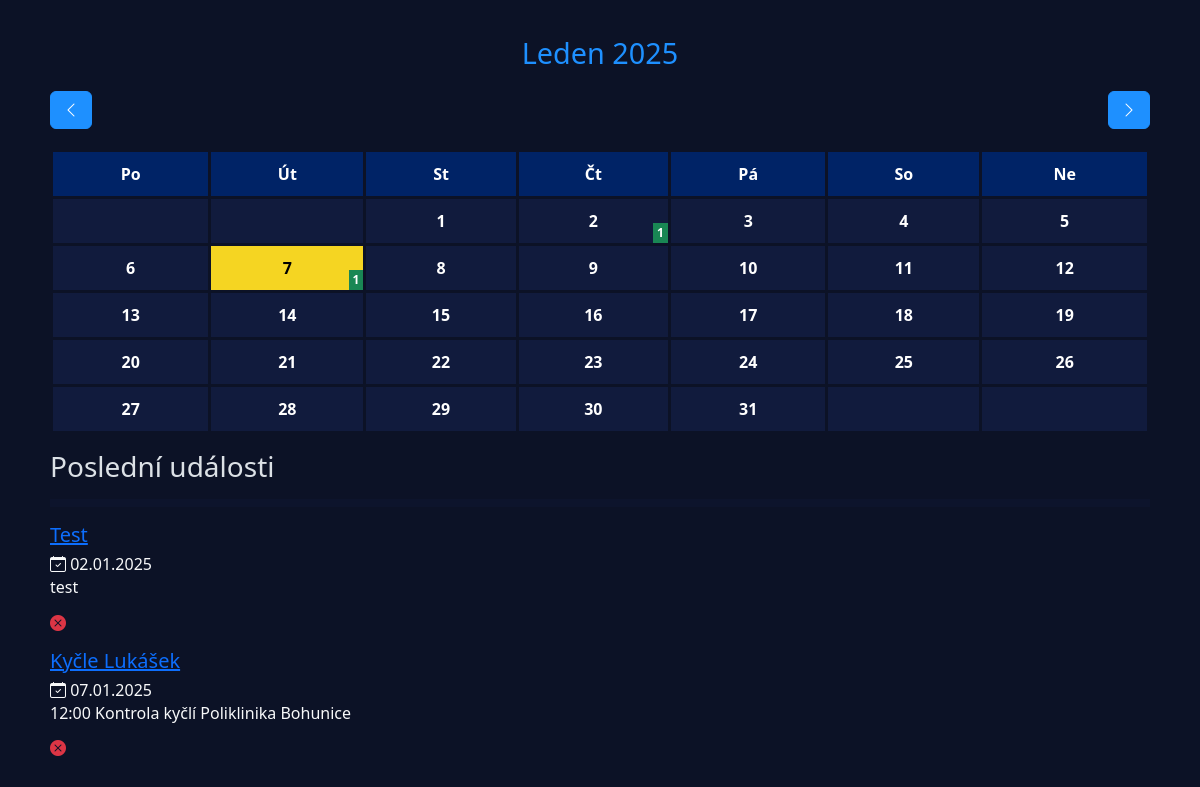
Page /calendar/2025/1 on the earlier database version.
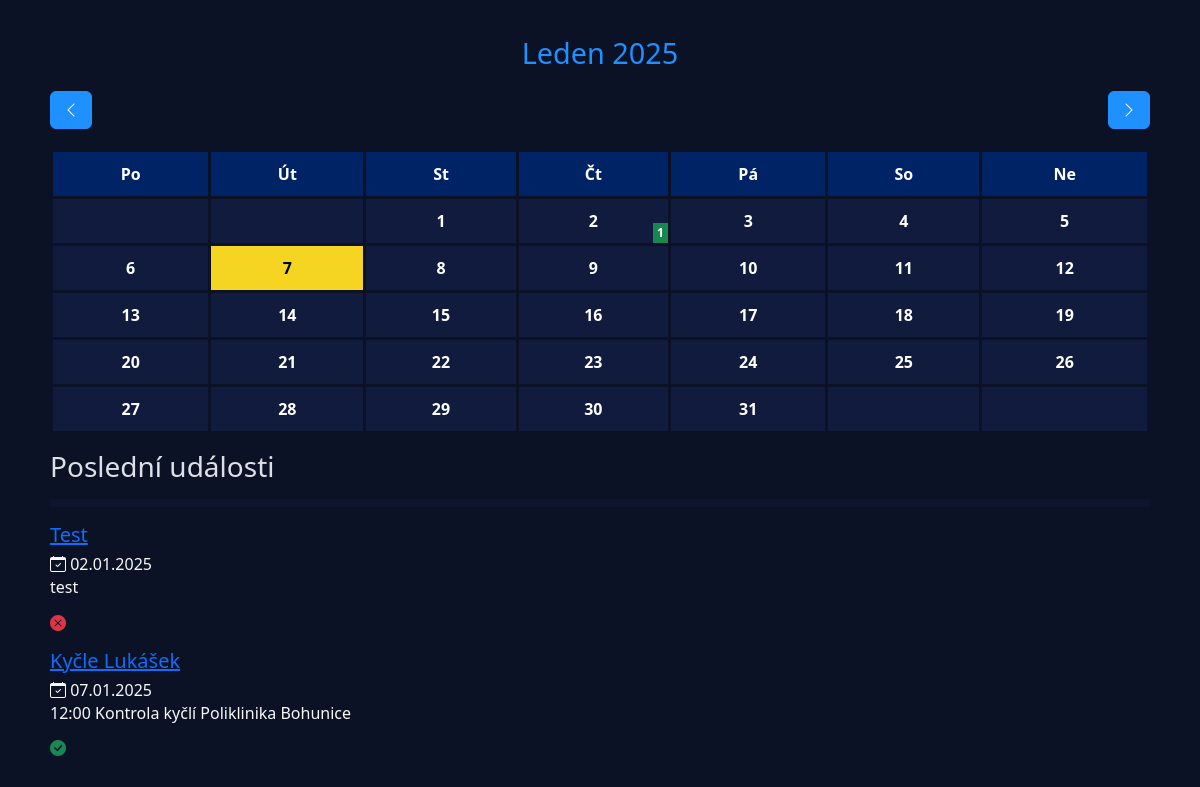
Same page on the later database version.
### models.py (models this page shows)
class Event(db.Model):
    __tablename__ = 'events'
    id = db.Column(db.Integer, primary_key=True, autoincrement=True)
    name = db.Column(db.String(100), nullable=False)
    description = db.Column(db.Text, nullable=True)
    events_category_id = db.Column(db.Integer, db.ForeignKey('events_category.id'), nullable=False)
    start_date = db.Column(db.DateTime, nullable=False)
    end_date = db.Column(db.DateTime, nullable=False)
    done = db.Column(db.Boolean, default=False)
    category = db.relationship('EventCategory', back_populates='events')
    badges = db.relationship('EventBadge', secondary=event_badge_association, back_populates='events')

### app.py (the view)
@app.route('/calendar/<int:year>/<int:month>')
def calendar_view(year, month):
    calendar = Calendar(year, month)
    prev_year, prev_month = calendar.get_prev_month()
    next_year, next_month = calendar.get_next_month()
    cz_abbr_days = calendar.get_cz_abbr_days()
    days_matrix = calendar.get_days_matrix()
    current_day = datetime.now()
    current_month = calendar.get_current_month_name()
    current_day_info = calendar.get_current_day_info()
    recent_events = Event.query.order_by(Event.start_date.asc()).limit(5).all()
    start_date = datetime(year, month, 1)
    end_date = datetime(year, month, calendar.get_number_of_days_in_month())
    events = Event.query.filter(Event.start_date.between(start_date, end_date), Event.done == False).all()
    print(f"Události od {start_date} do {end_date} (které ještě neproběhly): {events}")
    events_by_day = {}
    for event in events:
        day = event.start_date.day
        if day in events_by_day:
            events_by_day[day] += 1
        else:
            events_by_day[day] = 1
    print(f"Počet událostí pro každý den (bez proběhlých událostí): {events_by_day}")
    theme = get_theme()
    return render_template('calendar.html',
                           year=year,
                           month=month,
                           recent_events=recent_events,
                           current_day=current_day,
                           current_month=current_month,
                           prev_year=prev_year,
                           prev_month=prev_month,
                           next_year=next_year,
                           next_month=next_month,
                           cz_abbr_days=cz_abbr_days,
                           days_matrix=days_matrix,
                           events_by_day=events_by_day,
                           theme=theme,
                           cdi=current_day_info)

### app.py (called while the page is built)
def get_theme():
    return request.cookies.get('theme', 'dark')

### calendar_class.py (called while the page is built)
    def get_prev_month(self):
        first_day_of_month = self.current_date.replace(day=1)
        prev_month_date = first_day_of_month - timedelta(days=1)
        return prev_month_date.year, prev_month_date.month

    def get_next_month(self):
        next_month_date = self.current_date.replace(day=28) + timedelta(days=4)
        next_month_date = next_month_date.replace(day=1)
        return next_month_date.year, next_month_date.month

    def get_days_matrix(self):
        cal = calendar.Calendar(firstweekday=self.firstweekday)
        return list(cal.monthdayscalendar(self.year, self.month))

    def get_cz_abbr_days(self):
        return ["Po", "Út", "St", "Čt", "Pá", "So", "Ne"]

    def get_current_month_name(self):
        return f"{self.cz_months[self.month - 1]} {self.year}"

    def get_current_day_info(self):
        current_date = datetime.now()
        current_day_name = self.cz_days[current_date.weekday()]
        return f"{current_day_name}, {current_date.day}.{current_date.month}.{current_date.year}"

    def get_number_of_days_in_month(self):
        return calendar.monthrange(self.year, self.month)[1]

### templates/calendar.html (shortened to what this page needs)
{% extends "base.html" %}
{% block content %}
<h2 class="text-center"> {{ current_month }}</h2>
<div class="d-flex justify-content-between mb-3">
    <a href="{{ url_for('calendar_view', year=prev_year, month=prev_month) }}" class="btn btn-primary">
        <i class="bi bi-chevron-left"></i>
    </a>
    <a href="{{ url_for('calendar_view', year=next_year, month=next_month) }}" class="btn btn-primary">
        <i class="bi bi-chevron-right"></i>
    </a>
</div>
<table class="table table-bordered">
    <thead>
        <tr>
            {% for day in cz_abbr_days %}
            <th>{{ day }}</th>
            {% endfor %}
        </tr>
    </thead>
    <tbody>
        {% for week in days_matrix %}
        <tr>
            {% for day in week %}
<td class="text-center{% if day != 0 and day == current_day.day and month == current_day.month and year == current_day.year %} current_day bg-warning{% endif %}">
                {% if day != 0 %}
                <a href="{{ url_for('day_view', day=day, month=month, year=year) }}">{{ day }}</a>
                {% endif %}
                {% if day in events_by_day %} <div class="event-count"> <span class="badge bg-success">{{ events_by_day[day] }}</span> </div> {% endif %}
            </td>
            {% endfor %}
        </tr>
        {% endfor %}
    </tbody>
</table>
<h3>Poslední události</h3>
    <hr>
{% if recent_events %}
    {% for event in recent_events %}
            <h5><a href="{{ url_for('edit_event', event_id=event.id) }}">{{ event.name }}</a></h5>
            {% if event.start_date == event.end_date %}
                <h6>
                <i class="bi bi-calendar-check"></i>
    <span>{{ event.start_date.strftime('%d.%m.%Y') }}</span>
{% else %}
    <span>{{ event.start_date.strftime('%d.%m.%Y') }} - {{ event.end_date.strftime('%d.%m.%Y') }}</span>
                </h6>
{% endif %}
<p class="mt-1 mb-3">{{ event.description }}</p>
        <p>{% if event.done %}
    <p><i class="bi bi-check-circle-fill text-success"></i></p>
{% else %}
    <p><i class="bi bi-x-circle-fill text-danger"></i></p>
{% endif %}
</p>
    {% endfor %}
{% else %}
    <p>Žádné události.</p>
{% endif %}
{% endblock %}

Differences in the rows shown:
changed Event "Kyčle Lukášek": done False → True (drawn)
Other differences:
list line gone: "7 1"
new list line: "7"
